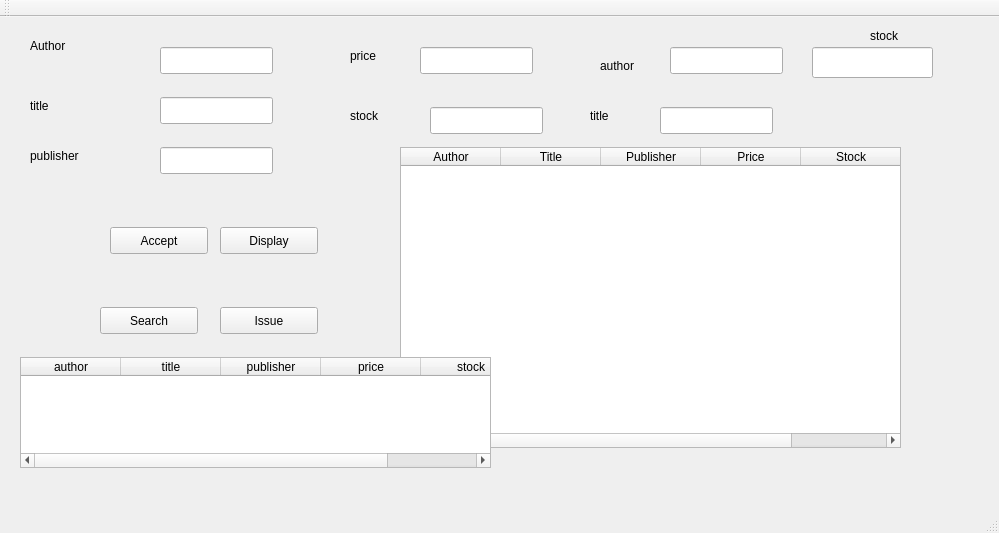
<?xml version="1.0" encoding="UTF-8"?>
<ui version="4.0">
 <class>book</class>
 <widget class="QMainWindow" name="book">
  <property name="geometry">
   <rect>
    <x>0</x>
    <y>0</y>
    <width>999</width>
    <height>533</height>
   </rect>
  </property>
  <property name="windowTitle">
   <string>book</string>
  </property>
  <widget class="QWidget" name="centralWidget">
   <widget class="QLabel" name="label">
    <property name="geometry">
     <rect>
      <x>30</x>
      <y>20</y>
      <width>66</width>
      <height>17</height>
     </rect>
    </property>
    <property name="text">
     <string>Author</string>
    </property>
   </widget>
   <widget class="QLabel" name="label_2">
    <property name="geometry">
     <rect>
      <x>30</x>
      <y>80</y>
      <width>66</width>
      <height>17</height>
     </rect>
    </property>
    <property name="text">
     <string>title</string>
    </property>
   </widget>
   <widget class="QLabel" name="label_3">
    <property name="geometry">
     <rect>
      <x>30</x>
      <y>130</y>
      <width>66</width>
      <height>17</height>
     </rect>
    </property>
    <property name="text">
     <string>publisher</string>
    </property>
   </widget>
   <widget class="QLabel" name="label_4">
    <property name="geometry">
     <rect>
      <x>350</x>
      <y>30</y>
      <width>66</width>
      <height>17</height>
     </rect>
    </property>
    <property name="text">
     <string>price</string>
    </property>
   </widget>
   <widget class="QLabel" name="label_5">
    <property name="geometry">
     <rect>
      <x>350</x>
      <y>90</y>
      <width>66</width>
      <height>17</height>
     </rect>
    </property>
    <property name="text">
     <string>stock</string>
    </property>
   </widget>
   <widget class="QPushButton" name="Accept">
    <property name="geometry">
     <rect>
      <x>110</x>
      <y>210</y>
      <width>98</width>
      <height>27</height>
     </rect>
    </property>
    <property name="text">
     <string>Accept</string>
    </property>
   </widget>
   <widget class="QLineEdit" name="lineEdit">
    <property name="geometry">
     <rect>
      <x>160</x>
      <y>30</y>
      <width>113</width>
      <height>27</height>
     </rect>
    </property>
   </widget>
   <widget class="QLineEdit" name="lineEdit_2">
    <property name="geometry">
     <rect>
      <x>160</x>
      <y>80</y>
      <width>113</width>
      <height>27</height>
     </rect>
    </property>
   </widget>
   <widget class="QLineEdit" name="lineEdit_3">
    <property name="geometry">
     <rect>
      <x>160</x>
      <y>130</y>
      <width>113</width>
      <height>27</height>
     </rect>
    </property>
   </widget>
   <widget class="QLineEdit" name="lineEdit_4">
    <property name="geometry">
     <rect>
      <x>420</x>
      <y>30</y>
      <width>113</width>
      <height>27</height>
     </rect>
    </property>
   </widget>
   <widget class="QLineEdit" name="lineEdit_5">
    <property name="geometry">
     <rect>
      <x>430</x>
      <y>90</y>
      <width>113</width>
      <height>27</height>
     </rect>
    </property>
   </widget>
   <widget class="QPushButton" name="Display">
    <property name="geometry">
     <rect>
      <x>220</x>
      <y>210</y>
      <width>98</width>
      <height>27</height>
     </rect>
    </property>
    <property name="text">
     <string>Display</string>
    </property>
   </widget>
   <widget class="QTableWidget" name="tableWidget">
    <property name="geometry">
     <rect>
      <x>400</x>
      <y>130</y>
      <width>501</width>
      <height>301</height>
     </rect>
    </property>
    <column>
     <property name="text">
      <string>Author</string>
     </property>
    </column>
    <column>
     <property name="text">
      <string>Title</string>
     </property>
    </column>
    <column>
     <property name="text">
      <string>Publisher</string>
     </property>
    </column>
    <column>
     <property name="text">
      <string>Price</string>
     </property>
    </column>
    <column>
     <property name="text">
      <string>Stock</string>
     </property>
    </column>
   </widget>
   <widget class="QLineEdit" name="lineEdit_6">
    <property name="geometry">
     <rect>
      <x>670</x>
      <y>30</y>
      <width>113</width>
      <height>27</height>
     </rect>
    </property>
   </widget>
   <widget class="QLineEdit" name="lineEdit_7">
    <property name="geometry">
     <rect>
      <x>660</x>
      <y>90</y>
      <width>113</width>
      <height>27</height>
     </rect>
    </property>
   </widget>
   <widget class="QLineEdit" name="lineEdit_8">
    <property name="geometry">
     <rect>
      <x>812</x>
      <y>30</y>
      <width>121</width>
      <height>31</height>
     </rect>
    </property>
   </widget>
   <widget class="QLabel" name="label_6">
    <property name="geometry">
     <rect>
      <x>600</x>
      <y>40</y>
      <width>66</width>
      <height>17</height>
     </rect>
    </property>
    <property name="text">
     <string>author</string>
    </property>
   </widget>
   <widget class="QLabel" name="label_7">
    <property name="geometry">
     <rect>
      <x>590</x>
      <y>90</y>
      <width>66</width>
      <height>17</height>
     </rect>
    </property>
    <property name="text">
     <string>title</string>
    </property>
   </widget>
   <widget class="QLabel" name="label_8">
    <property name="geometry">
     <rect>
      <x>870</x>
      <y>10</y>
      <width>66</width>
      <height>17</height>
     </rect>
    </property>
    <property name="text">
     <string>stock</string>
    </property>
   </widget>
   <widget class="QPushButton" name="Search">
    <property name="geometry">
     <rect>
      <x>100</x>
      <y>290</y>
      <width>98</width>
      <height>27</height>
     </rect>
    </property>
    <property name="text">
     <string>Search</string>
    </property>
   </widget>
   <widget class="QPushButton" name="Issue">
    <property name="geometry">
     <rect>
      <x>220</x>
      <y>290</y>
      <width>98</width>
      <height>27</height>
     </rect>
    </property>
    <property name="text">
     <string>Issue</string>
    </property>
   </widget>
   <widget class="QTableWidget" name="tableWidget_2">
    <property name="geometry">
     <rect>
      <x>20</x>
      <y>340</y>
      <width>471</width>
      <height>111</height>
     </rect>
    </property>
    <column>
     <property name="text">
      <string>author</string>
     </property>
    </column>
    <column>
     <property name="text">
      <string>title</string>
     </property>
    </column>
    <column>
     <property name="text">
      <string>publisher</string>
     </property>
    </column>
    <column>
     <property name="text">
      <string>price</string>
     </property>
    </column>
    <column>
     <property name="text">
      <string>stock</string>
     </property>
    </column>
   </widget>
  </widget>
  <widget class="QMenuBar" name="menuBar">
   <property name="geometry">
    <rect>
     <x>0</x>
     <y>0</y>
     <width>999</width>
     <height>25</height>
    </rect>
   </property>
  </widget>
  <widget class="QToolBar" name="mainToolBar">
   <attribute name="toolBarArea">
    <enum>TopToolBarArea</enum>
   </attribute>
   <attribute name="toolBarBreak">
    <bool>false</bool>
   </attribute>
  </widget>
  <widget class="QStatusBar" name="statusBar"/>
 </widget>
 <layoutdefault spacing="6" margin="11"/>
 <resources/>
 <connections/>
</ui>
